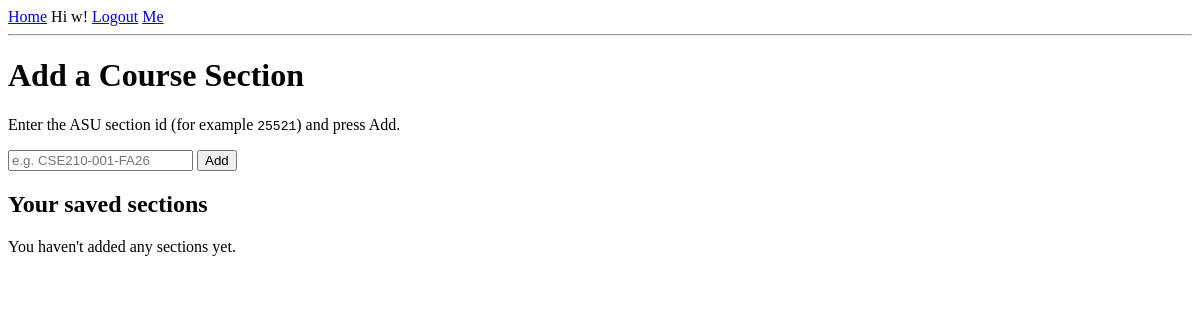
The page /me (signed in) on the database as committed earlier.
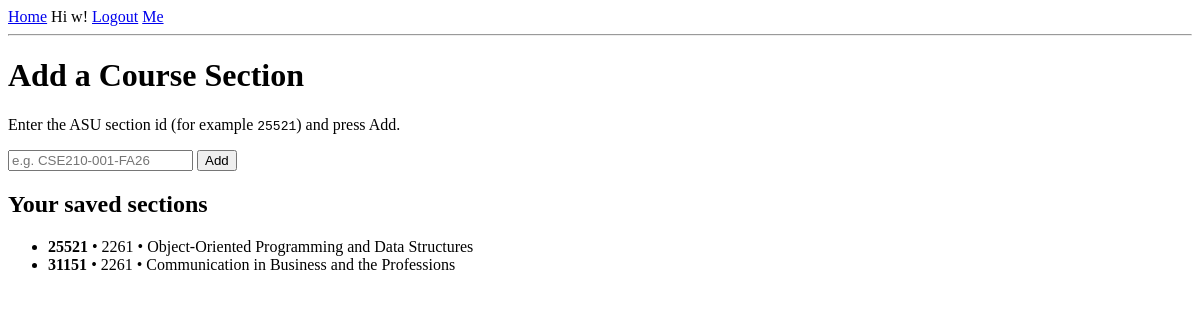
The same page on the database as committed later.
### models.py (models this page shows, shortened)
class User(db.Model, UserMixin):
    __tablename__ = "users"
    id = db.Column(db.Integer, primary_key=True, autoincrement=True)
    first_name = db.Column(db.String(25), nullable=False)
    last_name = db.Column(db.String(50), nullable=False)
    password_hash = db.Column(db.String(255), nullable=False)
    saved_sections = db.relationship(
        "UserCourse", back_populates="user", cascade="all, delete-orphan"
    )

class CourseSection(db.Model):
    __tablename__ = "course_sections"
    id = db.Column(db.Integer, primary_key=True, autoincrement=True)
    course_id = db.Column(db.Integer, db.ForeignKey("courses.id", ondelete="CASCADE"), nullable=False)
    asu_section_id = db.Column(db.Integer, nullable=False, unique=True)
    term = db.Column(db.String(20), nullable=False)
    location = db.Column(db.String(25), nullable=False)
    days_of_week = db.Column(db.String(10), nullable=True)
    start_time = db.Column(db.Time, nullable=True)
    end_time = db.Column(db.Time, nullable=True)
    start_date = db.Column(db.Date, nullable=False)
    end_date = db.Column(db.Date, nullable=False)
    course = db.relationship("Course", back_populates="sections")
    enrolled_users = db.relationship("UserCourse", back_populates="section", cascade="all, delete-orphan")

class Course(db.Model):
    __tablename__ = "courses"
    id = db.Column(db.Integer, primary_key=True, autoincrement=True)
    asu_course_id = db.Column(db.String(7), nullable=False)
    title = db.Column(db.String(100), nullable=False)
    sections = db.relationship("CourseSection", back_populates="course", cascade="all, delete-orphan")

### app.py (the view, shortened to what this page needs)
@app.route('/me', methods=['GET', 'POST'])
@login_required
def me():
    user_sections = (
        models.UserCourse.query
        .filter_by(user_id=current_user.id)
        .join(models.CourseSection)
        .all()
    )
    sections = [uc.section for uc in user_sections]
    return render_template(
        "me.html",
        sections=sections
    )

### app.py (called while the page is built)
@login_manager.user_loader
def load_user(user_id):
    return models.User.query.get(int(user_id))

### templates/me.html (shortened to what this page needs)
{% extends "base.html" %}
{% block content %}
<h1>Add a Course Section</h1>
<p>Enter the ASU section id (for example <code>25521</code>) and press Add.</p>
<form method="post" action="{{ url_for('me') }}">
<input id="asu_section_id" name="asu_section_id" type="text" placeholder="e.g. CSE210-001-FA26" required />
<button type="submit">Add</button>
</form>
<section>
<h2>Your saved sections</h2>
{% if sections %}
    <ul>
    {% for s in sections %}
        <li>
        <strong>{{ s.asu_section_id if s.asu_section_id is defined else s.get('asu_section_id') }}</strong>
        <span class="meta">
            {% if s.term is defined and s.term %} • {{ s.term }}{% endif %}
            {% if s.course is defined and s.course.title %} • {{ s.course.title }}{% endif %}
        </span>
        </li>
    {% endfor %}
    </ul>
{% else %}
    <p class="empty">You haven't added any sections yet.</p>
{% endif %}
</section>
{% endblock %}

### templates/base.html (shortened to what this page needs)
<!DOCTYPE html>
<html lang="en">
<head>
</head>
<body>
<header>
    <nav>
        <a href="{{ url_for('index') }}">Home</a>
        {% if current_user.is_authenticated %}
            <span>Hi {{ current_user.first_name }}!</span>
            <a href="{{ url_for('logout') }}">Logout</a>
            <a href="{{ url_for('me') }}">Me</a>
        {% else %}
            <a href="{{ url_for('login') }}">Login</a>
            <a href="{{ url_for('register') }}">Register</a>
        {% endif %}
    </nav>
    <hr>
</header>
<main>
    {% block content %}{% endblock %}
</main>
</body>
</html>

Rows that differ between the two databases and show on the page:
now on this page (row edited): CourseSection: asu_section "25521", term "2261", course "Object-Oriented Programming and Data Structures"
now on this page (row edited): CourseSection: asu_section "31151", term "2261", course "Communication in Business and the Professions"
Other text that changed with them:
text no longer shown: "You haven't added any sections yet."
